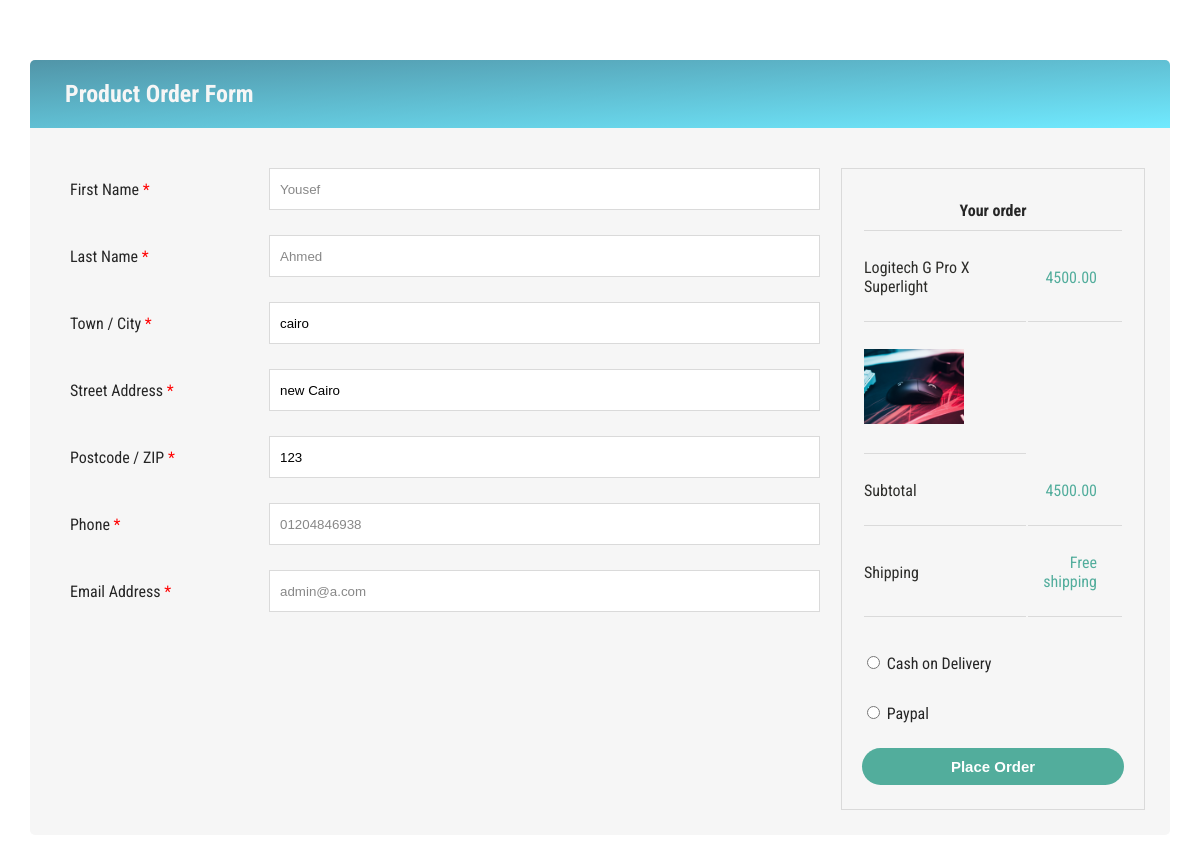
The page /checkout.php?number=18&type=product (signed in) on the database its author committed.
### tables this page shows
CREATE TABLE `users` (
  `id` int(11) NOT NULL,
  `username` varchar(50) NOT NULL,
  `email` varchar(50) NOT NULL,
  `password` varchar(50) NOT NULL,
  `role` varchar(10) NOT NULL DEFAULT 'user',
  `firstName` varchar(30) NOT NULL,
  `lastName` varchar(30) NOT NULL,
  `address` varchar(30) NOT NULL,
  `city` varchar(30) NOT NULL,
  `phone` varchar(30) NOT NULL,
  `zip` int(11) NOT NULL
);

CREATE TABLE `product` (
  `id` int(11) NOT NULL,
  `Name` varchar(50) NOT NULL,
  `Category` varchar(15) NOT NULL,
  `ShortDescription` varchar(150) NOT NULL,
  `LongDescription` varchar(3000) NOT NULL,
  `Price` decimal(9,2) NOT NULL,
  `img` varchar(1000) NOT NULL,
  `selling` varchar(20) NOT NULL
);

### checkout.php (the view, shortened to what this page needs)
<?php
include("Connection.php");
if (isset($_SESSION['id'])) {
  if ($_GET['number']) {
    $product_id = $_GET['number'];
    $type = $_GET['type'];
  }
  $myquery = "select * from `$type` where id = '$product_id'";
  $result = mysqli_query($con, $myquery);
  $row = mysqli_fetch_array($result);
  $user_id = $_SESSION['id'];
  $myquery_user = "select * from `users` where id = '$user_id'";
  $result_user = mysqli_query($con, $myquery_user);
  $row_user = mysqli_fetch_array($result_user);
} else {
  header('location: Rpage.php');
}
?>
<!DOCTYPE html>
<html lang="en">
<head>
  <link rel="stylesheet" href="css/checkout/style.css">
</head>
<body>
  <div class="container">
    <div class="title">
      <h2>Product Order Form</h2>
    </div>
    <form class="d-flex" method="POST">
      <div class="form">
        <label>
          <span class="fname">First Name <span class="required">*</span></span>
          <input type="text" name="firstName" value="<?php echo ($row_user['firstName']) ?>" readonly>
        </label>
        <label>
          <span class="lname">Last Name <span class="required">*</span></span>
          <input type="text" name="lastName" value="<?php echo ($row_user['lastName']) ?>" readonly>
        </label>
        <?php
        if ($type != "plans") {
        ?>
          <label>
            <span>Town / City <span class="required">*</span></span>
            <input style="color:black" type="text" name="city" value="<?php echo ($row_user['city']) ?>" required>
          </label>
          <label>
            <span>Street Address <span class="required">*</span></span>
            <input style="color:black" type="text" name="address" placeholder="House number and street name" value="<?php echo ($row_user['address']) ?>" required>
          </label>
          <label>
            <span>Postcode / ZIP <span class="required">*</span></span>
            <input style="color:black" type="text" name="zip" value="<?php echo ($row_user['zip']) ?>" required>
          </label>
        <?php
        }
        ?>
        <label>
          <span>Phone <span class="required">*</span></span>
          <input type="tel" name="phone" value="<?php echo ($row_user['phone']) ?> " readonly>
        </label>
        <label>
          <span>Email Address <span class="required">*</span></span>
          <input type="email" name="email" value="<?php echo ($row_user['email']) ?> " readonly>
        </label>
      </div>
      <div class="Yorder">
        <table>
          <tr>
            <th colspan="2">Your order</th>
          </tr>
          <tr>
            <td><?php echo ($row['Name']) ?></td>
            <td><?php echo ($row['Price']) ?></td>
          </tr>
          <tr>
            <?php
            if ($type != "plans") {
            ?>
              <td><img style="width: 100px" src="productsImg/<?php echo ($row['img']) ?>"></td>
            <?php }
            ?>
          </tr>
          <tr>
            <td>Subtotal</td>
            <td><?php echo ($row['Price']) ?></td>
          </tr>
          <?php if ($type != "plans") {  ?>
            <tr>
              <td>Shipping</td>
              <td>Free shipping</td>
            </tr>
          <?php } ?>
        </table><br>
        <?php if (isset($type)) {
          if ($type != "coaches" && $type != "plans") {
        ?>
            <div>
              <input type="radio" name="dbt" value="cd" required> Cash on Delivery
            </div>
        <?php }
        } ?>
        <div>
          <input type="radio" name="dbt" value="cd" required> Paypal
        </div>
        <button name="submit" type="submit">Place Order</button>
      </div>
    </form>
  </div>
</body>
</html>

### css/checkout/style.css (style rules this page uses)
body { background: url("http://all4desktop.com/data_images/original/4236532-background-images.jpg"); font-family: "Roboto Condensed", sans-serif; color: #262626; margin: 5% 0; }
.container { width: 100%; padding-right: 15px; padding-left: 15px; margin-right: auto; margin-left: auto; }
@media (min-width: 1200px) { .container { max-width: 1140px; } }
.d-flex { display: flex; flex-direction: row; background: #f6f6f6; border-radius: 0 0 5px 5px; padding: 25px; }
.form { flex: 6; }
.Yorder { flex: 2; }
.title { background: -webkit-gradient( linear, left top, right bottom, color-stop(0, #5195a8), color-stop(100, #70eaff) ); background: -moz-linear-gradient(top left, #5195a8 0%, #70eaff 100%); background: -ms-linear-gradient(top left, #5195a8 0%, #70eaff 100%); background: -o-linear-gradient(top left, #5195a8 0%, #70eaff 100%); background: linear-gradient(to bottom right, #5195a8 0%, #70eaff 100%); border-radius: 5px 5px 0 0; padding: 20px; color: #f6f6f6; }
h2 { margin: 0; padding-left: 15px; }
.required { color: red; }
label, table { display: block; margin: 15px; }
label > span { float: left; width: 25%; margin-top: 12px; padding-right: 10px; }
input[type="text"], input[type="tel"], input[type="email"], select { width: 70%; height: 30px; padding: 5px 10px; margin-bottom: 10px; border: 1px solid #dadada; color: #888; }
.Yorder { margin-top: 15px; height: 600px; padding: 20px; border: 1px solid #dadada; }
table { margin: 0; padding: 0; }
th { border-bottom: 1px solid #dadada; padding: 10px 0; }
tr > td:nth-child(1) { text-align: left; color: #2d2d2a; }
tr > td:nth-child(2) { text-align: right; color: #52ad9c; }
td { border-bottom: 1px solid #dadada; padding: 25px 25px 25px 0; }
.Yorder > div { padding: 15px 0; }
button { width: 100%; margin-top: 10px; padding: 10px; border: none; border-radius: 30px; background: #52ad9c; color: #fff; font-size: 15px; font-weight: bold; }

### rows shown on the page
users: firstName "Yousef", lastName "Ahmed", city "cairo", address "new Cairo", zip "123", phone "01204846938", email "admin@a.com"
product: Name "Logitech G Pro X Superlight", Price "4500.00", img (picture)
